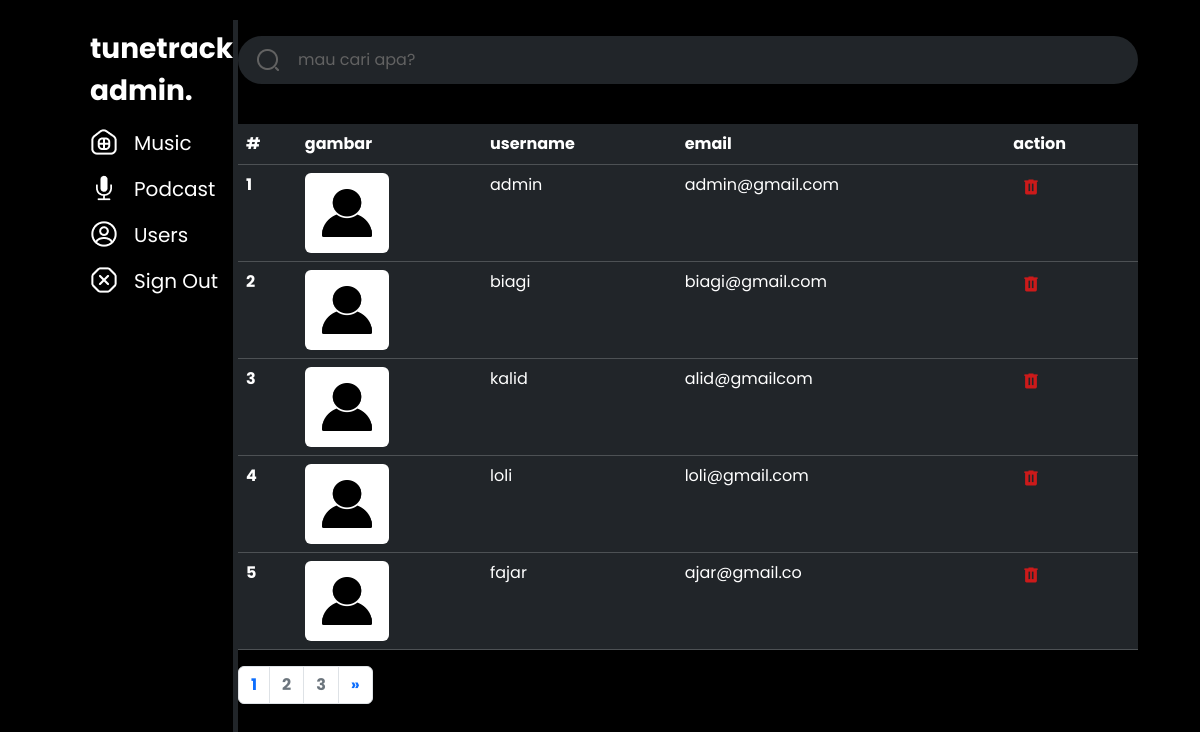
The page /adminusers.php (signed in) on the database its author committed.
### tables this page shows
CREATE TABLE `users` (
  `id` int NOT NULL,
  `gambar` varchar(255) NOT NULL,
  `username` varchar(255) NOT NULL,
  `email` varchar(255) NOT NULL,
  `password` varchar(255) NOT NULL,
  `id_role` int NOT NULL
);

### functions.php (called while the page is built, shortened)
<?php
function koneksi()
{
  return mysqli_connect("localhost", "root", "", "pw2024_tubes_233040006");
}
function query($query)
{
  $conn = koneksi();
  $result = mysqli_query($conn, $query);
  $rows = [];
  while ($row = mysqli_fetch_assoc($result)) {
    $rows[] = $row;
  }
  return $rows;
}

### adminusers.php (the view, shortened to what this page needs)
<?php
require("functions.php");
$jumlahdata1hal = 5;
$jumlahdata = count(query("SELECT * FROM podcast"));
$jumlahhalaman = ceil($jumlahdata / $jumlahdata1hal);
$halamandigunakan = (isset($_GET['halamanuser'])) ?  $_GET['halamanuser'] : 1;
$awaldata = ($jumlahdata1hal *  $halamandigunakan) - $jumlahdata1hal;
$data = query("SELECT * FROM users LIMIT $awaldata, $jumlahdata1hal");
?>
<!doctype html>
<html lang="en">
<head>
  <link href="https://cdn.jsdelivr.net/npm/bootstrap@5.3.3/dist/css/bootstrap.min.css" rel="stylesheet">
  <link rel="stylesheet" href="css/admin.css">
</head>
<body>
  <header class="">
    <div class="sidebar border-end border-5 border-dark ">
      <div class="logo mt-2">
        <p>tunetrack
          admin.</p>
      </div>
      <div class="sidebar_menu ">
        <div class="mn d-flex">
          <div class="icn me-3">
            <img src="icons/home-hashtag.png" class="" alt="">
          </div>
          <a href="admin.php" class="text-decoration-none">
            <p class="">Music</p>
          </a>
        </div>
        <div class="mn d-flex">
          <div class="icn me-3">
            <img src="icons/f7_mic-fill.png" class="" alt="">
          </div>
          <a href="adminpod.php" class="text-decoration-none">
            <p class="">Podcast</p>
          </a>
        </div>
        <div class="mn d-flex">
          <div class="icn me-3">
            <img src="icons/profile-circle.png" alt="">
          </div>
          <a href="adminusers.php" class="text-decoration-none">
            <p>Users</p>
          </a>
        </div>
        <div class="mn d-flex">
          <div class="icn me-3">
            <img src="icons/group.png" alt="">
          </div>
          <a href="login.php" onclick="return confirm('Apakah anda yakin keluar halaman ini?')" class="text-decoration-none">
            <p>Sign Out</p>
          </a>
        </div>
      </div>
    </div>
    <div class="hal_utama mx-auto">
    <div class="cari py-3 text-light">
        <form action="" method="POST">
          <input class="keyword form-control me-2 rounded-pill text-light bg-dark shadow-none" type="search" placeholder="mau cari apa?" aria-label="Search" name="keyword" autofocus autocomplete="off">
          <button class="tombol icon btn btn-link" type="submit" name="bcari">
            <img src="icons/search-normal.png" alt="">
          </button>
        </form>
      </div>
      <div class="data mt-4 ">
        <table class="table table-dark table-hover">
          <thead class="">
            <tr>
              <th scope="col">#</th>
              <th scope="col">gambar</th>
              <th scope="col">username</th>
              <th scope="col">email</th>
              <th scope="col">action</th>
            </tr>
          </thead>
          <tbody>
            <?php $i = 1;
            foreach ($data as $d) : ?>
              <tr>
                <th><?= $i++; ?></th>
                <td><img src="icons/adminuser.jpeg" alt="" style="width: 50%; height: 80px;" class="rounded"></td>
                <td><?= $d["username"]; ?></td>
                <td><?= $d["email"]; ?></td>
                <td>
                <a href="hapus.php?iduser=<?= $d['id']; ?>" onclick="return confirm('Apakah kamu yakin menghapus data ini?')" class="badge text text-decoration-none"><img src="icons/material-symbols_delete.png" alt=""></a>
                </td>
              </tr>
            <?php endforeach; ?>
          </tbody>
        </table>
        <ul class="pagination fw-bold">
          <?php for ($i = 1; $i <= $jumlahhalaman; $i++) : ?>
            <?php if ($i == $halamandigunakan) : ?>
              <li class="page-item"><a class="page-link text-primary" href="?halamanuser=<?= $i; ?>"><?= $i; ?></a></li>
            <?php else : ?>
              <li class="page-item"><a class="page-link text-secondary" href="?halamanuser=<?= $i; ?>"><?= $i; ?></a></li>
            <?php endif; ?>
          <?php endfor; ?>
          <?php if ($halamandigunakan < $jumlahhalaman) : ?>
            <li class="page-item">
              <a class="page-link" href="?halamanuser= <?= $halamandigunakan + 1; ?>" aria-label="Next">
                <span aria-hidden="true">&raquo;</span>
              </a>
            </li>
          <?php endif; ?>
        </ul>
      </div>
    </div>
  </header>
</body>
</html>

### css/admin.css (style rules this page uses)
* { padding: 0%; margin: 0%; box-sizing: border-box; }
body { background-color: rgb(0, 0, 0); font-family: 'Poppins', sans-serif; height: 100vh; width: 100%; display: grid; place-items: center; }
header { width: 85%; height: 95vh; display: flex; background-color: rgb(0, 0, 0); }
header .sidebar { width: 230px ; height: 95vh; }
header .sidebar .logo { width: 80%; }
header .sidebar p { font-weight: 700; font-size: 28px; color: white; line-height: 42px; }
header .sidebar .sidebar_menu img { width: 28px; height: 28px; }
header .sidebar .sidebar_menu .mn p { font-weight: 400; font-size: 20px; line-height: 30px; }
header .hal_utama { width: 900px; height: 95vh; }
header .hal_utama .cari { width: 900px; position: relative; }
header .hal_utama .form-control { outline: 0; padding: 12px 16px 12px 16px; padding-left: 60px; border: none; }
header .hal_utama .form-control::placeholder { color: #626262; }
header .hal_utama .cari .icon { position: absolute; left: 0; top: 0; width: 60px; height: 100%; display: flex; justify-content: center; align-items: center; color: #626262; }
header .hal_utama input { background-color: #121316; }
header .hal_utama .data table tbody td img { color: aquamarine; }

### rows shown on the page
users: username "admin", email "admin@gmail.com"
users: username "biagi", email "biagi@gmail.com"
users: username "kalid", email "alid@gmailcom"
users: username "loli", email "loli@gmail.com"
users: username "fajar", email "ajar@gmail.co"
